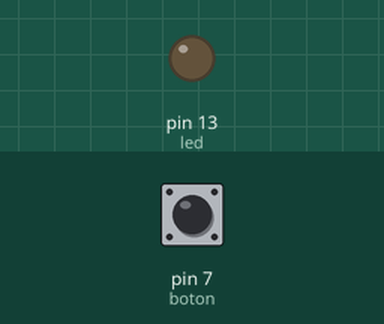
Simulated run of this sketch. Board: Arduino Uno, built with avr-gcc and run on an emulated ATmega328P. On the bench: output pins drawn as LEDs (lit = HIGH). The inputs (shaded band) are chosen by the test bench; at power-on: pin 7 (boton) HIGH.

Above: at 1.2 s.
1.3 s: pin 7 (boton) pulled LOW for 0.15 s
At 2.2 s:
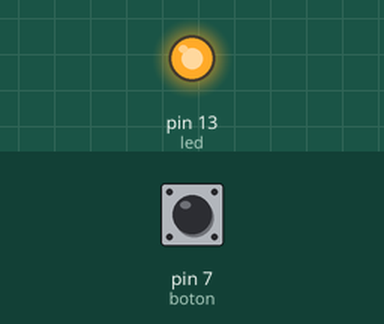
Timing chart, 0 to 12.8 s (numbered marks = the images above; inputs shaded):
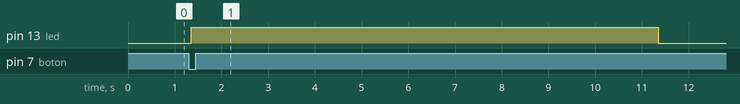

Measured:
- after the input at 1.3 s, pin 13 (led): LOW → HIGH after 0.05 s, → LOW 10.0 s later

The sketch:

encendido_boton_copy_20261118193537.ino
```cpp
const int boton = 7;
const int led = 13;

bool ledActiva = false;
bool bloqueo = false;

int lecturaAnterior = HIGH;
int estadoEstable = HIGH;

unsigned long tiempoRebote = 0;
unsigned long tiempoInicio = 0;
unsigned long tiempoBloqueo = 0;

void setup() {
  pinMode(boton, INPUT_PULLUP);
  pinMode(led, OUTPUT);

  digitalWrite(led, LOW);
}

void loop() {

  int lectura = digitalRead(boton);

  if (lectura != lecturaAnterior) {
    tiempoRebote = millis();
  }

  if (millis() - tiempoRebote >= 50) {

    if (lectura != estadoEstable) {
      estadoEstable = lectura;

      // Detectar pulsación
      if (estadoEstable == LOW &&
          !ledActiva && !bloqueo) {

        digitalWrite(led, HIGH);
        tiempoInicio = millis();
        ledActiva = true;
      }
    }
  }

  lecturaAnterior = lectura;

  // Apagar después de 10 segundos
  if (ledActiva &&
      millis() - tiempoInicio >= 10000) {

    digitalWrite(led, LOW);
    ledActiva = false;
    bloqueo = true;
    tiempoBloqueo = millis();
  }

  // Esperar 2 segundos
  if (bloqueo &&
      millis() - tiempoBloqueo >= 2000) {

    bloqueo = false;
  }
}
```
